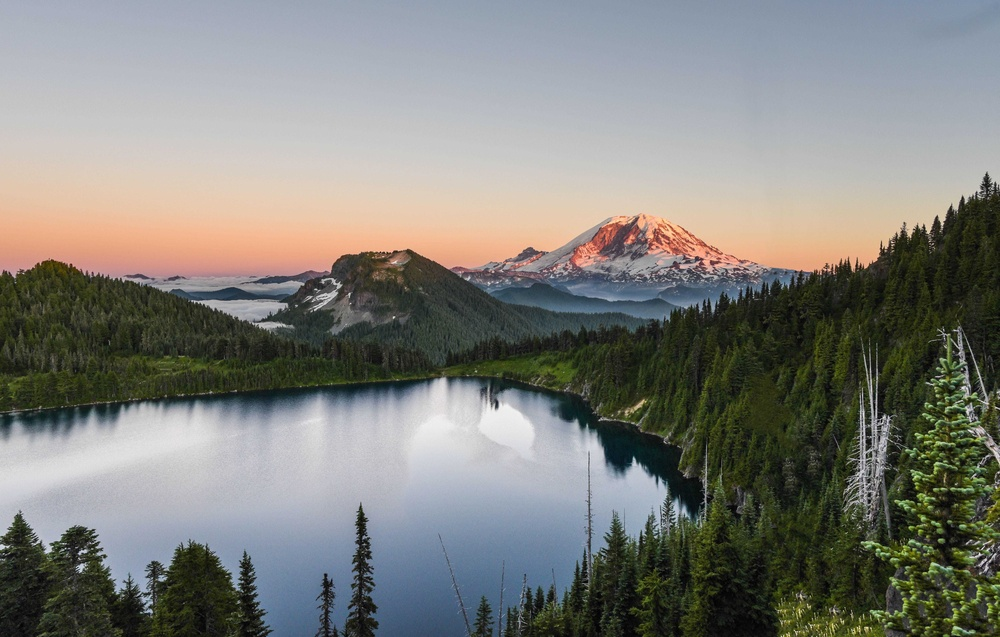
#> input picture cuda_0/1.jpg, 1000 x 637 px, shrunk from 6015 x 3829 before the run
$ python test_cuda.py
#> lines starting #> are read from the running program, lines starting #| are printed output that depends on the picture
from concurrent.futures import thread
import time
import cv2
import numpy as np
from numba import cuda
import math

# GPU function
@cuda.jit
def process_gpu(img, channels):
    # 得到线程地址
    tx = cuda.blockIdx.x*cuda.blockDim.x + cuda.threadIdx.x
    ty = cuda.blockIdx.y*cuda.blockDim.y + cuda.threadIdx.y
    for c in range(channels):
        color = min(img[tx,ty][c]*2.0+30,255)
        img[tx,ty][c] = color


# CPU function
def process_cpu(img, dst):
    rows, cols, channels = img.shape
    for i in range(rows):
        for j in range(cols):
            for c in range(3):
                color = min(img[i,j][c]*2.0+30,255)
                dst[i,j][c] =color

if __name__=="__main__":
    img = cv2.imread('1.jpg')
#> img is the input picture: shape (637, 1000, 3); mean B, G, R 123, 127.9, 127.6
    rows, cols, channels = img.shape
#> rows = 637; cols = 1000; channels = 3
    print(img.shape)
#| (637, 1000, 3)
    dst_cpu = img.copy()
    dst_gpu = img.copy()

    # CPU 处理
    start_cpu = time.time()
    process_cpu(img, dst_cpu)
#> after the loop in process_cpu, `for i in range(rows):`:
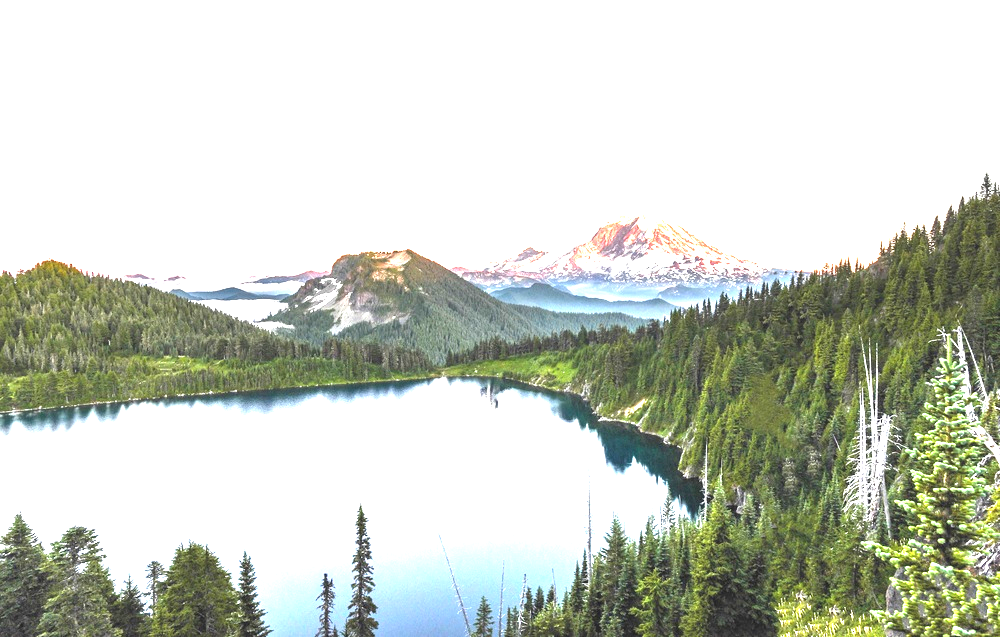
#> dst: shape (637, 1000, 3); mean B, G, R 194.9, 206.4, 201.3
    end_cpu = time.time()
    print(f"CPU处理时间:{end_cpu-start_cpu}")

    # GPU 处理
#> (the run stopped early here; a loop or call above may not have finished)
